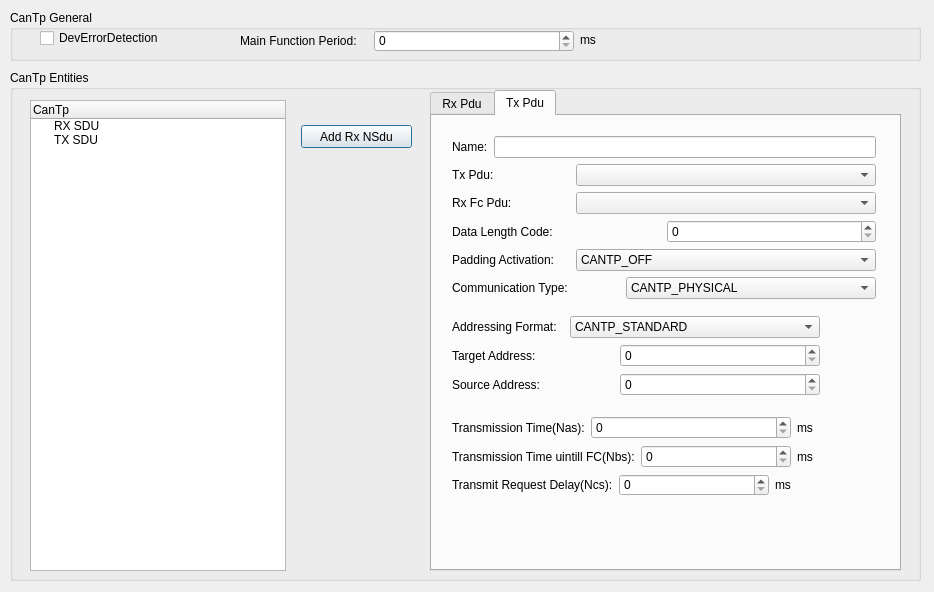
<?xml version="1.0" encoding="UTF-8"?>
<ui version="4.0">
 <class>CanTp_Dlg</class>
 <widget class="QDialog" name="CanTp_Dlg">
  <property name="geometry">
   <rect>
    <x>0</x>
    <y>0</y>
    <width>934</width>
    <height>592</height>
   </rect>
  </property>
  <property name="windowTitle">
   <string>Can Transport Protocal</string>
  </property>
  <widget class="QGroupBox" name="groupBox">
   <property name="geometry">
    <rect>
     <x>10</x>
     <y>10</y>
     <width>911</width>
     <height>51</height>
    </rect>
   </property>
   <property name="title">
    <string>CanTp General</string>
   </property>
   <widget class="QLabel" name="label_36">
    <property name="geometry">
     <rect>
      <x>570</x>
      <y>20</y>
      <width>21</width>
      <height>20</height>
     </rect>
    </property>
    <property name="text">
     <string>ms</string>
    </property>
   </widget>
   <widget class="QWidget" name="layoutWidget">
    <property name="geometry">
     <rect>
      <x>230</x>
      <y>20</y>
      <width>334</width>
      <height>22</height>
     </rect>
    </property>
    <layout class="QHBoxLayout" name="horizontalLayout">
     <item>
      <widget class="QLabel" name="label_35">
       <property name="text">
        <string>Main Function Period:</string>
       </property>
      </widget>
     </item>
     <item>
      <widget class="QSpinBox" name="spbxMainFunctionPeriod">
       <property name="minimumSize">
        <size>
         <width>200</width>
         <height>0</height>
        </size>
       </property>
      </widget>
     </item>
    </layout>
   </widget>
   <widget class="QCheckBox" name="cbxDevErr">
    <property name="geometry">
     <rect>
      <x>30</x>
      <y>20</y>
      <width>125</width>
      <height>16</height>
     </rect>
    </property>
    <property name="text">
     <string>DevErrorDetection</string>
    </property>
   </widget>
  </widget>
  <widget class="QGroupBox" name="groupBox_2">
   <property name="geometry">
    <rect>
     <x>10</x>
     <y>70</y>
     <width>911</width>
     <height>511</height>
    </rect>
   </property>
   <property name="maximumSize">
    <size>
     <width>16777214</width>
     <height>16777215</height>
    </size>
   </property>
   <property name="title">
    <string>CanTp Entities</string>
   </property>
   <widget class="QTreeWidget" name="trCanTpCfg">
    <property name="geometry">
     <rect>
      <x>20</x>
      <y>30</y>
      <width>256</width>
      <height>471</height>
     </rect>
    </property>
    <column>
     <property name="text">
      <string>CanTp</string>
     </property>
    </column>
    <item>
     <property name="text">
      <string>RX SDU</string>
     </property>
    </item>
    <item>
     <property name="text">
      <string>TX SDU</string>
     </property>
    </item>
   </widget>
   <widget class="QTabWidget" name="tabCfg">
    <property name="geometry">
     <rect>
      <x>420</x>
      <y>20</y>
      <width>471</width>
      <height>481</height>
     </rect>
    </property>
    <property name="currentIndex">
     <number>1</number>
    </property>
    <widget class="QWidget" name="tab_3">
     <attribute name="title">
      <string>Rx Pdu</string>
     </attribute>
     <widget class="QWidget" name="layoutWidget">
      <property name="geometry">
       <rect>
        <x>21</x>
        <y>21</y>
        <width>426</width>
        <height>422</height>
       </rect>
      </property>
      <layout class="QVBoxLayout" name="verticalLayout_4">
       <item>
        <layout class="QVBoxLayout" name="verticalLayout">
         <item>
          <layout class="QHBoxLayout" name="horizontalLayout_15">
           <item>
            <widget class="QLabel" name="label_44">
             <property name="text">
              <string>Name:</string>
             </property>
            </widget>
           </item>
           <item>
            <widget class="QLineEdit" name="leRxPduName">
             <property name="text">
              <string/>
             </property>
            </widget>
           </item>
          </layout>
         </item>
         <item>
          <layout class="QHBoxLayout" name="horizontalLayout_4">
           <item>
            <widget class="QLabel" name="label_40">
             <property name="text">
              <string>Rx Pdu:</string>
             </property>
            </widget>
           </item>
           <item>
            <widget class="QComboBox" name="cmbxRxPduId">
             <property name="minimumSize">
              <size>
               <width>300</width>
               <height>0</height>
              </size>
             </property>
            </widget>
           </item>
          </layout>
         </item>
         <item>
          <layout class="QHBoxLayout" name="horizontalLayout_2">
           <item>
            <widget class="QLabel" name="label_29">
             <property name="text">
              <string>Tx Fc Pdu:</string>
             </property>
            </widget>
           </item>
           <item>
            <widget class="QComboBox" name="cmbxTxFcPduId">
             <property name="minimumSize">
              <size>
               <width>300</width>
               <height>0</height>
              </size>
             </property>
            </widget>
           </item>
          </layout>
         </item>
         <item>
          <layout class="QHBoxLayout" name="horizontalLayout_5">
           <item>
            <widget class="QLabel" name="label_2">
             <property name="text">
              <string>Data Length Code:</string>
             </property>
            </widget>
           </item>
           <item>
            <widget class="QSpinBox" name="spbxRxPduDlc">
             <property name="minimumSize">
              <size>
               <width>200</width>
               <height>0</height>
              </size>
             </property>
             <property name="toolTip">
              <string>&lt;!DOCTYPE HTML PUBLIC &quot;-//W3C//DTD HTML 4.0//EN&quot; &quot;http://www.w3.org/TR/REC-html40/strict.dtd&quot;&gt;
&lt;html&gt;&lt;head&gt;&lt;meta name=&quot;qrichtext&quot; content=&quot;1&quot; /&gt;&lt;style type=&quot;text/css&quot;&gt;
p, li { white-space: pre-wrap; }
&lt;/style&gt;&lt;/head&gt;&lt;body style=&quot; font-family:'Consolas'; font-size:12pt; font-weight:400; font-style:normal;&quot;&gt;
&lt;p style=&quot; margin-top:0px; margin-bottom:0px; margin-left:0px; margin-right:0px; -qt-block-indent:0; text-indent:0px;&quot;&gt;this means nothing,so you have no need to configure it.Just make compatible with arccore.&lt;/p&gt;&lt;/body&gt;&lt;/html&gt;</string>
             </property>
            </widget>
           </item>
          </layout>
         </item>
         <item>
          <layout class="QHBoxLayout" name="horizontalLayout_6">
           <item>
            <widget class="QLabel" name="label_30">
             <property name="text">
              <string>Padding Activation:</string>
             </property>
            </widget>
           </item>
           <item>
            <widget class="QComboBox" name="cmbxRxPduPadding">
             <property name="minimumSize">
              <size>
               <width>300</width>
               <height>0</height>
              </size>
             </property>
             <property name="toolTip">
              <string>&lt;!DOCTYPE HTML PUBLIC &quot;-//W3C//DTD HTML 4.0//EN&quot; &quot;http://www.w3.org/TR/REC-html40/strict.dtd&quot;&gt;
&lt;html&gt;&lt;head&gt;&lt;meta name=&quot;qrichtext&quot; content=&quot;1&quot; /&gt;&lt;style type=&quot;text/css&quot;&gt;
p, li { white-space: pre-wrap; }
&lt;/style&gt;&lt;/head&gt;&lt;body style=&quot; font-family:'Consolas'; font-size:12pt; font-weight:400; font-style:normal;&quot;&gt;
&lt;p style=&quot; margin-top:0px; margin-bottom:0px; margin-left:0px; margin-right:0px; -qt-block-indent:0; text-indent:0px;&quot;&gt;This type is really decided by Can Hth,Configue it has no affect.&lt;/p&gt;&lt;/body&gt;&lt;/html&gt;</string>
             </property>
             <item>
              <property name="text">
               <string>CANTP_OFF</string>
              </property>
             </item>
             <item>
              <property name="text">
               <string>CANTP_ON</string>
              </property>
             </item>
            </widget>
           </item>
          </layout>
         </item>
         <item>
          <layout class="QHBoxLayout" name="horizontalLayout_16">
           <item>
            <widget class="QLabel" name="label_32">
             <property name="text">
              <string>Communication Type:</string>
             </property>
            </widget>
           </item>
           <item>
            <widget class="QComboBox" name="cmbxRxTaType">
             <property name="minimumSize">
              <size>
               <width>250</width>
               <height>0</height>
              </size>
             </property>
             <property name="toolTip">
              <string>Only Physical is allowed Now!</string>
             </property>
             <item>
              <property name="text">
               <string>CANTP_PHYSICAL</string>
              </property>
             </item>
             <item>
              <property name="text">
               <string>CANTP_FUNCTIONAL</string>
              </property>
             </item>
            </widget>
           </item>
          </layout>
         </item>
         <item>
          <layout class="QHBoxLayout" name="horizontalLayout_3">
           <item>
            <widget class="QLabel" name="label">
             <property name="text">
              <string>Max Receive Block Size:</string>
             </property>
            </widget>
           </item>
           <item>
            <widget class="QSpinBox" name="spbxRxBs">
             <property name="minimumSize">
              <size>
               <width>200</width>
               <height>0</height>
              </size>
             </property>
            </widget>
           </item>
          </layout>
         </item>
         <item>
          <layout class="QHBoxLayout" name="horizontalLayout_17">
           <item>
            <widget class="QLabel" name="label_5">
             <property name="text">
              <string>Min Transmission Delay(STmin):</string>
             </property>
            </widget>
           </item>
           <item>
            <widget class="QSpinBox" name="spbxRxSTmin">
             <property name="minimumSize">
              <size>
               <width>200</width>
               <height>0</height>
              </size>
             </property>
            </widget>
           </item>
          </layout>
         </item>
         <item>
          <layout class="QHBoxLayout" name="horizontalLayout_18">
           <item>
            <widget class="QLabel" name="label_6">
             <property name="text">
              <string>Max Busy Transmission:</string>
             </property>
            </widget>
           </item>
           <item>
            <widget class="QSpinBox" name="spbxRxWftMax">
             <property name="minimumSize">
              <size>
               <width>200</width>
               <height>0</height>
              </size>
             </property>
            </widget>
           </item>
          </layout>
         </item>
        </layout>
       </item>
       <item>
        <layout class="QVBoxLayout" name="verticalLayout_2">
         <item>
          <layout class="QHBoxLayout" name="horizontalLayout_19">
           <item>
            <widget class="QLabel" name="label_33">
             <property name="text">
              <string>Addressing Format:</string>
             </property>
            </widget>
           </item>
           <item>
            <widget class="QComboBox" name="cmbxRxAddressingFormat">
             <property name="minimumSize">
              <size>
               <width>250</width>
               <height>0</height>
              </size>
             </property>
             <item>
              <property name="text">
               <string>CANTP_STANDARD</string>
              </property>
             </item>
             <item>
              <property name="text">
               <string>CANTP_EXTENDED</string>
              </property>
             </item>
            </widget>
           </item>
          </layout>
         </item>
         <item>
          <layout class="QHBoxLayout" name="horizontalLayout_20">
           <item>
            <widget class="QLabel" name="label_7">
             <property name="text">
              <string>Target Address:</string>
             </property>
            </widget>
           </item>
           <item>
            <widget class="QSpinBox" name="spbxRxNTa">
             <property name="minimumSize">
              <size>
               <width>200</width>
               <height>0</height>
              </size>
             </property>
            </widget>
           </item>
          </layout>
         </item>
         <item>
          <layout class="QHBoxLayout" name="horizontalLayout_21">
           <item>
            <widget class="QLabel" name="label_8">
             <property name="text">
              <string>Source Address:</string>
             </property>
            </widget>
           </item>
           <item>
            <widget class="QSpinBox" name="spbxRxNSa">
             <property name="minimumSize">
              <size>
               <width>200</width>
               <height>0</height>
              </size>
             </property>
            </widget>
           </item>
          </layout>
         </item>
        </layout>
       </item>
       <item>
        <layout class="QVBoxLayout" name="verticalLayout_3">
         <item>
          <layout class="QHBoxLayout" name="horizontalLayout_24">
           <item>
            <widget class="QLabel" name="label_12">
             <property name="text">
              <string>Transmission Time(Nar):</string>
             </property>
            </widget>
           </item>
           <item>
            <widget class="QSpinBox" name="spbxRxNar">
             <property name="minimumSize">
              <size>
               <width>200</width>
               <height>0</height>
              </size>
             </property>
            </widget>
           </item>
           <item>
            <widget class="QLabel" name="label_37">
             <property name="text">
              <string>ms</string>
             </property>
            </widget>
           </item>
          </layout>
         </item>
         <item>
          <layout class="QHBoxLayout" name="horizontalLayout_25">
           <item>
            <widget class="QLabel" name="label_13">
             <property name="text">
              <string>Transmission Time uintill FC(Nbr):</string>
             </property>
            </widget>
           </item>
           <item>
            <widget class="QSpinBox" name="spbxRxNbr">
             <property name="minimumSize">
              <size>
               <width>150</width>
               <height>0</height>
              </size>
             </property>
            </widget>
           </item>
           <item>
            <widget class="QLabel" name="label_45">
             <property name="text">
              <string>ms</string>
             </property>
            </widget>
           </item>
          </layout>
         </item>
         <item>
          <layout class="QHBoxLayout" name="horizontalLayout_26">
           <item>
            <widget class="QLabel" name="label_14">
             <property name="text">
              <string>Transmit Request Delay(Ncr):</string>
             </property>
            </widget>
           </item>
           <item>
            <widget class="QSpinBox" name="spbxRxNcr">
             <property name="minimumSize">
              <size>
               <width>150</width>
               <height>0</height>
              </size>
             </property>
            </widget>
           </item>
           <item>
            <widget class="QLabel" name="label_46">
             <property name="text">
              <string>ms</string>
             </property>
            </widget>
           </item>
          </layout>
         </item>
        </layout>
       </item>
      </layout>
     </widget>
    </widget>
    <widget class="QWidget" name="tab_5">
     <attribute name="title">
      <string>Tx Pdu</string>
     </attribute>
     <widget class="QWidget" name="layoutWidget">
      <property name="geometry">
       <rect>
        <x>20</x>
        <y>300</y>
        <width>382</width>
        <height>80</height>
       </rect>
      </property>
      <layout class="QVBoxLayout" name="verticalLayout_8">
       <item>
        <layout class="QHBoxLayout" name="horizontalLayout_34">
         <item>
          <widget class="QLabel" name="label_19">
           <property name="text">
            <string>Transmission Time(Nas):</string>
           </property>
          </widget>
         </item>
         <item>
          <widget class="QSpinBox" name="spbxTxNas">
           <property name="minimumSize">
            <size>
             <width>200</width>
             <height>0</height>
            </size>
           </property>
          </widget>
         </item>
         <item>
          <widget class="QLabel" name="label_42">
           <property name="text">
            <string>ms</string>
           </property>
          </widget>
         </item>
        </layout>
       </item>
       <item>
        <layout class="QHBoxLayout" name="horizontalLayout_35">
         <item>
          <widget class="QLabel" name="label_20">
           <property name="text">
            <string>Transmission Time uintill FC(Nbs):</string>
           </property>
          </widget>
         </item>
         <item>
          <widget class="QSpinBox" name="spbxTxNbs">
           <property name="minimumSize">
            <size>
             <width>150</width>
             <height>0</height>
            </size>
           </property>
          </widget>
         </item>
         <item>
          <widget class="QLabel" name="label_48">
           <property name="text">
            <string>ms</string>
           </property>
          </widget>
         </item>
        </layout>
       </item>
       <item>
        <layout class="QHBoxLayout" name="horizontalLayout_36">
         <item>
          <widget class="QLabel" name="label_21">
           <property name="text">
            <string>Transmit Request Delay(Ncs):</string>
           </property>
          </widget>
         </item>
         <item>
          <widget class="QSpinBox" name="spbxTxNcs">
           <property name="minimumSize">
            <size>
             <width>150</width>
             <height>0</height>
            </size>
           </property>
          </widget>
         </item>
         <item>
          <widget class="QLabel" name="label_49">
           <property name="text">
            <string>ms</string>
           </property>
          </widget>
         </item>
        </layout>
       </item>
      </layout>
     </widget>
     <widget class="QWidget" name="layoutWidget">
      <property name="geometry">
       <rect>
        <x>20</x>
        <y>200</y>
        <width>368</width>
        <height>80</height>
       </rect>
      </property>
      <layout class="QVBoxLayout" name="verticalLayout_7">
       <item>
        <layout class="QHBoxLayout" name="horizontalLayout_31">
         <item>
          <widget class="QLabel" name="label_39">
           <property name="text">
            <string>Addressing Format:</string>
           </property>
          </widget>
         </item>
         <item>
          <widget class="QComboBox" name="cmbxTxAddressingFormat">
           <property name="minimumSize">
            <size>
             <width>250</width>
             <height>0</height>
            </size>
           </property>
           <item>
            <property name="text">
             <string>CANTP_STANDARD</string>
            </property>
           </item>
           <item>
            <property name="text">
             <string>CANTP_EXTENDED</string>
            </property>
           </item>
          </widget>
         </item>
        </layout>
       </item>
       <item>
        <layout class="QHBoxLayout" name="horizontalLayout_32">
         <item>
          <widget class="QLabel" name="label_17">
           <property name="text">
            <string>Target Address:</string>
           </property>
          </widget>
         </item>
         <item>
          <widget class="QSpinBox" name="spbxTxNTa">
           <property name="minimumSize">
            <size>
             <width>200</width>
             <height>0</height>
            </size>
           </property>
          </widget>
         </item>
        </layout>
       </item>
       <item>
        <layout class="QHBoxLayout" name="horizontalLayout_33">
         <item>
          <widget class="QLabel" name="label_18">
           <property name="text">
            <string>Source Address:</string>
           </property>
          </widget>
         </item>
         <item>
          <widget class="QSpinBox" name="spbxTxNSa">
           <property name="minimumSize">
            <size>
             <width>200</width>
             <height>0</height>
            </size>
           </property>
          </widget>
         </item>
        </layout>
       </item>
      </layout>
     </widget>
     <widget class="QWidget" name="layoutWidget">
      <property name="geometry">
       <rect>
        <x>20</x>
        <y>20</y>
        <width>424</width>
        <height>164</height>
       </rect>
      </property>
      <layout class="QVBoxLayout" name="verticalLayout_6">
       <item>
        <layout class="QHBoxLayout" name="horizontalLayout_27">
         <item>
          <widget class="QLabel" name="label_47">
           <property name="text">
            <string>Name:</string>
           </property>
          </widget>
         </item>
         <item>
          <widget class="QLineEdit" name="leTxPduName">
           <property name="text">
            <string/>
           </property>
          </widget>
         </item>
        </layout>
       </item>
       <item>
        <layout class="QHBoxLayout" name="horizontalLayout_8">
         <item>
          <widget class="QLabel" name="label_41">
           <property name="text">
            <string>Tx Pdu:</string>
           </property>
          </widget>
         </item>
         <item>
          <widget class="QComboBox" name="cmbxTxPduId">
           <property name="minimumSize">
            <size>
             <width>300</width>
             <height>0</height>
            </size>
           </property>
          </widget>
         </item>
        </layout>
       </item>
       <item>
        <layout class="QHBoxLayout" name="horizontalLayout_9">
         <item>
          <widget class="QLabel" name="label_31">
           <property name="text">
            <string>Rx Fc Pdu:</string>
           </property>
          </widget>
         </item>
         <item>
          <widget class="QComboBox" name="cmbxRxFcPduId">
           <property name="minimumSize">
            <size>
             <width>300</width>
             <height>0</height>
            </size>
           </property>
          </widget>
         </item>
        </layout>
       </item>
       <item>
        <layout class="QHBoxLayout" name="horizontalLayout_10">
         <item>
          <widget class="QLabel" name="label_3">
           <property name="text">
            <string>Data Length Code:</string>
           </property>
          </widget>
         </item>
         <item>
          <widget class="QSpinBox" name="spbxTxPduDlc">
           <property name="minimumSize">
            <size>
             <width>200</width>
             <height>0</height>
            </size>
           </property>
           <property name="toolTip">
            <string>&lt;!DOCTYPE HTML PUBLIC &quot;-//W3C//DTD HTML 4.0//EN&quot; &quot;http://www.w3.org/TR/REC-html40/strict.dtd&quot;&gt;
&lt;html&gt;&lt;head&gt;&lt;meta name=&quot;qrichtext&quot; content=&quot;1&quot; /&gt;&lt;style type=&quot;text/css&quot;&gt;
p, li { white-space: pre-wrap; }
&lt;/style&gt;&lt;/head&gt;&lt;body style=&quot; font-family:'Consolas'; font-size:12pt; font-weight:400; font-style:normal;&quot;&gt;
&lt;p style=&quot; margin-top:0px; margin-bottom:0px; margin-left:0px; margin-right:0px; -qt-block-indent:0; text-indent:0px;&quot;&gt;this means nothing,so you have no need to configure it.Just make compatible with arccore.&lt;/p&gt;&lt;/body&gt;&lt;/html&gt;</string>
           </property>
          </widget>
         </item>
        </layout>
       </item>
       <item>
        <layout class="QHBoxLayout" name="horizontalLayout_11">
         <item>
          <widget class="QLabel" name="label_34">
           <property name="text">
            <string>Padding Activation:</string>
           </property>
          </widget>
         </item>
         <item>
          <widget class="QComboBox" name="cmbxTxPduPadding">
           <property name="minimumSize">
            <size>
             <width>300</width>
             <height>0</height>
            </size>
           </property>
           <property name="toolTip">
            <string>&lt;!DOCTYPE HTML PUBLIC &quot;-//W3C//DTD HTML 4.0//EN&quot; &quot;http://www.w3.org/TR/REC-html40/strict.dtd&quot;&gt;
&lt;html&gt;&lt;head&gt;&lt;meta name=&quot;qrichtext&quot; content=&quot;1&quot; /&gt;&lt;style type=&quot;text/css&quot;&gt;
p, li { white-space: pre-wrap; }
&lt;/style&gt;&lt;/head&gt;&lt;body style=&quot; font-family:'Consolas'; font-size:12pt; font-weight:400; font-style:normal;&quot;&gt;
&lt;p style=&quot; margin-top:0px; margin-bottom:0px; margin-left:0px; margin-right:0px; -qt-block-indent:0; text-indent:0px;&quot;&gt;This type is really decided by Can Hth,Configue it has no affect.&lt;/p&gt;&lt;/body&gt;&lt;/html&gt;</string>
           </property>
           <item>
            <property name="text">
             <string>CANTP_OFF</string>
            </property>
           </item>
           <item>
            <property name="text">
             <string>CANTP_ON</string>
            </property>
           </item>
          </widget>
         </item>
        </layout>
       </item>
       <item>
        <layout class="QHBoxLayout" name="horizontalLayout_28">
         <item>
          <widget class="QLabel" name="label_38">
           <property name="text">
            <string>Communication Type:</string>
           </property>
          </widget>
         </item>
         <item>
          <widget class="QComboBox" name="cmbxTxTaType">
           <property name="minimumSize">
            <size>
             <width>250</width>
             <height>0</height>
            </size>
           </property>
           <property name="toolTip">
            <string>Only Physical is allowed Now!</string>
           </property>
           <item>
            <property name="text">
             <string>CANTP_PHYSICAL</string>
            </property>
           </item>
           <item>
            <property name="text">
             <string>CANTP_FUNCTIONAL</string>
            </property>
           </item>
          </widget>
         </item>
        </layout>
       </item>
      </layout>
     </widget>
    </widget>
   </widget>
   <widget class="QPushButton" name="btnAdd">
    <property name="geometry">
     <rect>
      <x>291</x>
      <y>55</y>
      <width>111</width>
      <height>23</height>
     </rect>
    </property>
    <property name="text">
     <string>Add Rx NSdu</string>
    </property>
   </widget>
   <zorder>btnAdd</zorder>
   <zorder>trCanTpCfg</zorder>
   <zorder>tabCfg</zorder>
  </widget>
 </widget>
 <resources/>
 <connections/>
</ui>
